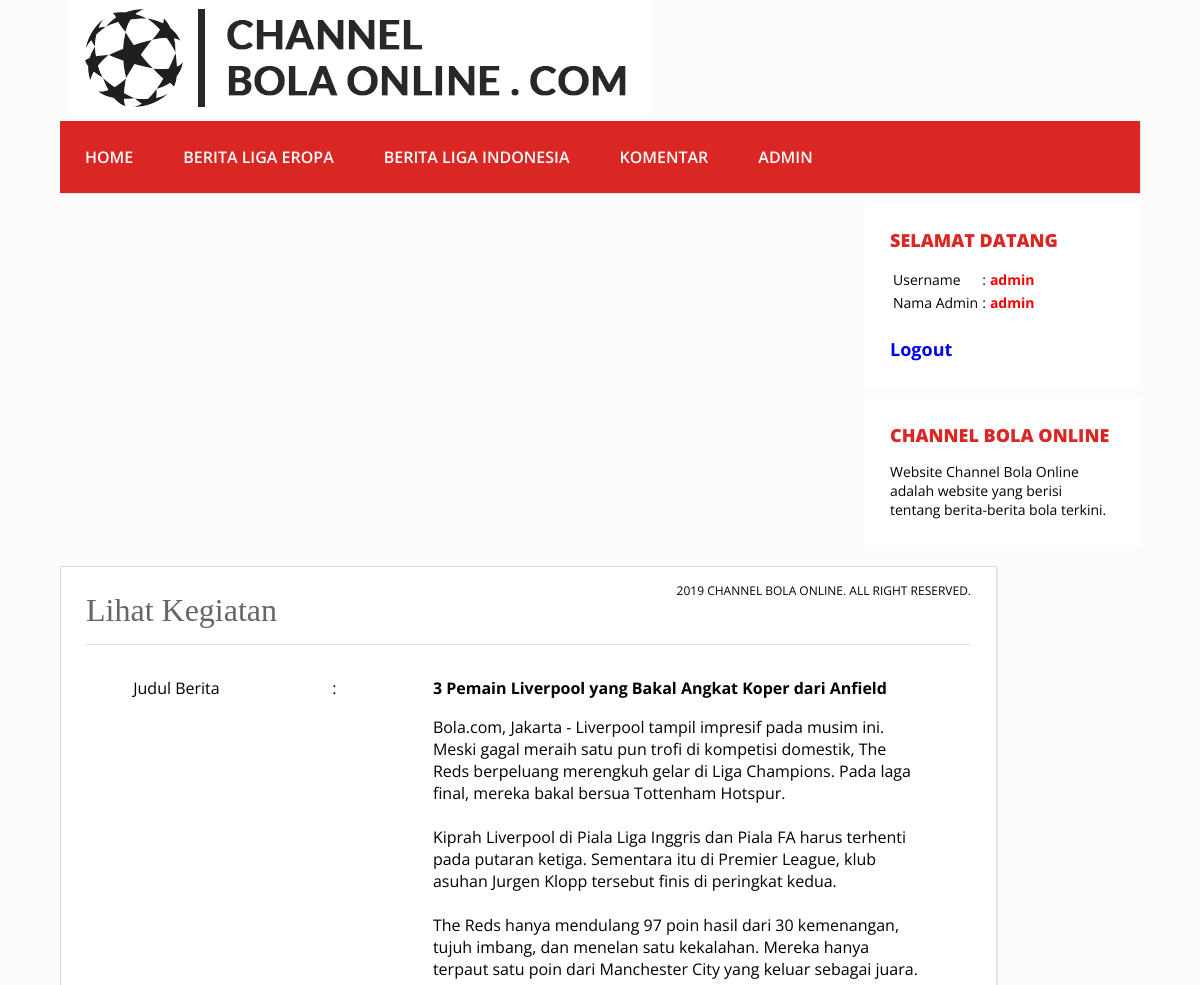
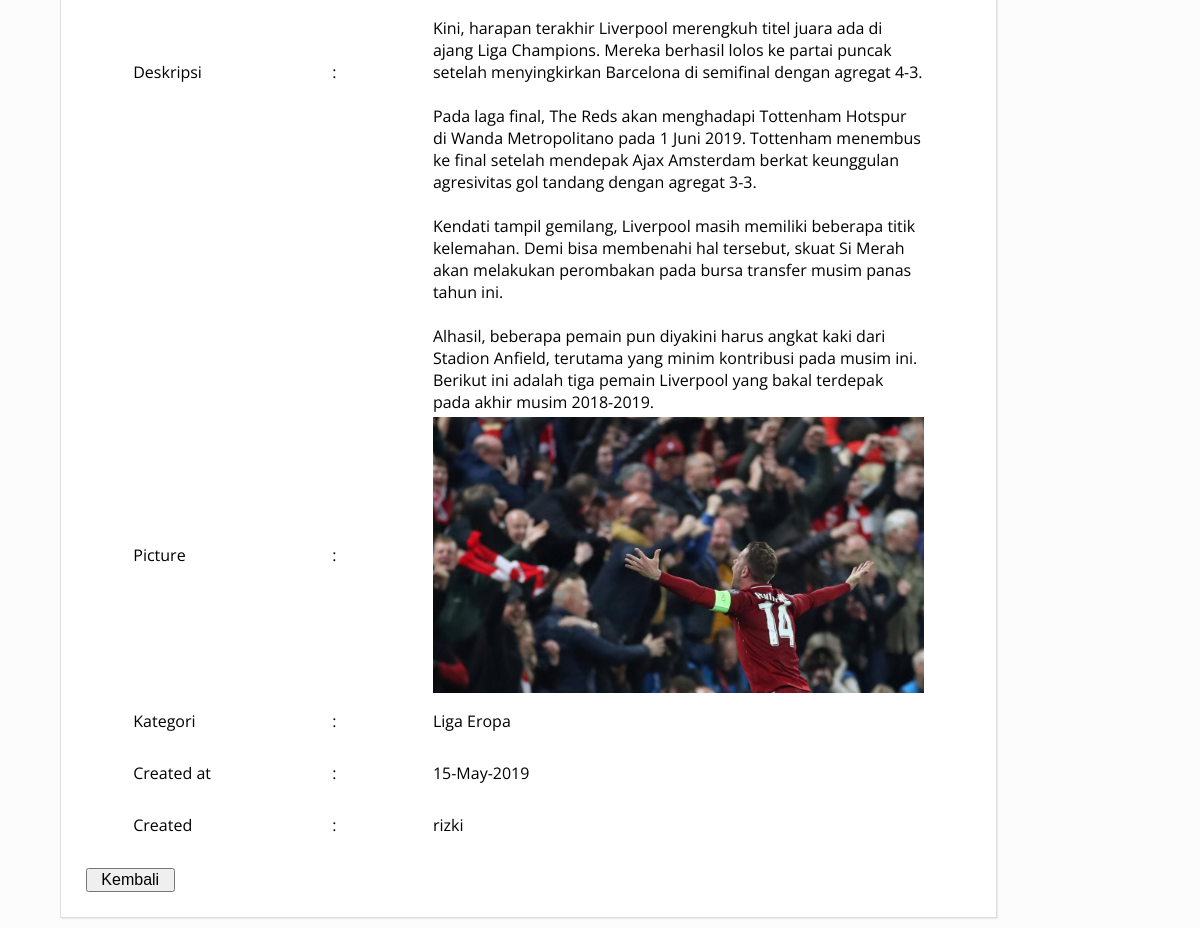
The page /admin/berita/lihat.php?id=1 (signed in) on the database its author committed (2 pictures, top to bottom).
### tables this page shows
CREATE TABLE IF NOT EXISTS `berita` (
  `id_berita` int(10) NOT NULL AUTO_INCREMENT,
  `judul` char(255) NOT NULL,
  `deskripsi` text NOT NULL,
  `picture` varchar(500) NOT NULL,
  `waktu` date NOT NULL,
  `kategori` varchar(20) NOT NULL,
  `nama_admin` char(30) NOT NULL,
  PRIMARY KEY (`id_berita`)
);

### admin/berita/lihat.php (the view, shortened to what this page needs)
<?php
if(isset($_GET['id'])){
    $id = $_GET['id'];
    $sql = "SELECT * FROM `berita` WHERE id_berita = '$id'";
    $query = mysql_query($sql);
    if(mysql_num_rows($query) > 0){
        while ($row = mysql_fetch_array($query)) {
            $judul = $row['judul'];
            $deskripsi = $row['deskripsi'];
            $waktu = $row['waktu'];
            $picture = $row['picture'];
            $kategori = $row['kategori'];
            $nama_admin = $row['nama_admin'];
        }
    }else{
        echo "Not Found";
        die();
    }
}else{
    die();
}
?>
<html>
<head>
  <link rel="stylesheet" type="text/css" href="../css/custom.css">
</head>
<body>
  <header>
    <img src="../img/banner.png">
  </header>
  <div class="wrap">
    <nav class="menu">
      <ul>
        <li><a href="../index.php">Home</a></li>
        <li><a href="berita.php">Berita Liga Eropa</a></li>
        <li><a href="berita2.php">Berita Liga Indonesia</a></li>
        <li><a href="../komentar/komentar.php">Komentar</a></li>
        <li><a href="../admin/admin.php">Admin</a></li>
      </ul>
    </nav>
    <aside class="sidebar">
      <div class="widget">
        <h2>Selamat Datang</h2>
        <table style="font-size: 14;">
        <?php $sql = mysql_query("select * from admin where username='".$_SESSION['username']."'");
        while($row=mysql_fetch_array($sql)):
        ?>
        <tr>
          <td>Username</td>
          <td>:</td>
          <td style="color: red;"><b><?php echo $row['username']; ?></b></td>
        </tr>
        <tr>
          <td>Nama Admin</td>
          <td>:</td>
          <td style="color: red;"><b><?php echo $row['nama_admin']; ?></b></td>
        </tr>
      <?php endwhile; ?>
      </table>
      <br><b><a href="../logout.php">Logout</a></b>
      </div>
      <div class="widget" style="font-size: 12;">
        <h2>CHANNEL BOLA ONLINE  </h2>
        <p>Website Channel Bola Online adalah website yang berisi tentang berita-berita bola terkini.<br></p>
      </div>
    </aside>
    <div class="blog">
      <div class="conteudo">
        <div class="post-info">
          2019 Channel Bola Online. All Right Reserved.
        </div>
        <h1>Lihat Kegiatan</h1>
        <hr>
        <p>
            <form id="form1" name="form1" method="post">
            <table width="90%" align="center">
              <tr>
                <td width="20%" height="50">Judul Berita</td>
                <td width="10%">:</td>
                <td width="50%"><b><?php echo $judul;?></b></td>
              </tr>
              <tr>
                <td height="50">Deskripsi</td>
                <td >:</td>
                <td ><?php echo $deskripsi;?>
                </td>
              </tr>
              <tr>
                <td height="50">Picture</td>
                <td >:</td>
                <td ><img src="../img/berita/<?php echo $picture;?>" width=100%></td>
              </tr>
              <tr>
                <td height="50">Kategori</td>
                <td >:</td>
                <td ><?php echo $kategori;?>
                </td>
              </tr>
              <tr>
                <td height="50">Created at</td>
                <td >:</td>
                <?php echo "<td>".date('d-M-Y',strtotime($waktu))."</td>"; ?>
              </tr>
              <tr>
                <td height="50">Created</td>
                <td >:</td>
                <td ><?php echo $nama_admin;?></td>
              </tr>
            </table>
            </form>
        </p>
        <a href="berita.php" style="text-decoration: none;"><button style="width: 10%; font-size: 16px;">Kembali</button></a>
      </div>
    </div>
  </div>
</body>
</html>

### admin/css/custom.css (style rules this page uses)
body { background: #fcfcfc; margin:0; font-family: 'Open Sans', sans-serif; }
hr { border:0; background:#dedede; height:1px; }
header { text-align: left; padding-left: 70px; }
.wrap { width: 90%; margin:5px auto; }
nav.menu ul { overflow:hidden; color:#fcfcfc; list-style: none; float:left; padding:0; width: 100%; margin:0 0 0; background: #da2724; -webkit-box-shadow: 1px 1px 1px 0px rgba(204,204,204,0.55); -moz-box-shadow: 1px 1px 1px 0px rgba(204,204,204,0.55); box-shadow: 1px 1px 1px 0px rgba(204,204,204,0.55); }
nav.menu ul li { margin:0; float:left; }
nav.menu ul a { padding:25px; display:block; font-weight:600; font-size: 16px; color:#fff; text-transform: uppercase; transition: all 0.5s ease; text-decoration: none; }
.sidebar { float:right; width:275px; }
.sidebar .widget { padding:25px; margin:10px 0 10px; background:#fff; border-bottom: 2px solid #fff; transition: all 0.5s ease; }
.sidebar .widget h2 { padding:0; margin:0 0 15px; color:#da2724; font-size: 18px; font-weight:800; text-transform: uppercase; }
.sidebar .widget a { font-size: 18px; text-decoration: none; }
.sidebar .widget p { font-size: 14px; }
.sidebar .widget p:last-child { margin:0; }
.blog { float:left; }
.conteudo { width:885px; padding:25px; margin:10px auto; background: #fff; border:1px solid #dedede; -webkit-box-shadow: 1px 1px 1px 0px rgba(204,204,204,0.35); -moz-box-shadow: 1px 1px 1px 0px rgba(204,204,204,0.35); box-shadow: 1px 1px 1px 0px rgba(204,204,204,0.35); }
.conteudo h1 { padding:0; margin:0 0 15px; font-weight: normal; color: #666; font-family: Georgia; }
.post-info { float: right; font-size: 12px; margin: -10px 0 15px; text-transform: uppercase; }

### rows shown on the page
berita: judul "3 Pemain Liverpool yang Bakal Angkat Koper dari Anfield", deskripsi "Bola.com, Jakarta - Liverpool tampil impresif pada musim ini. Meski gagal meraih satu pun trofi di kompetisi domestik, The Reds berpeluang merengkuh gelar di Liga Champions. Pada laga final, mereka bakal bersua Tottenham Hotspur. Kiprah Liverpool di Piala Liga Inggris dan Piala FA harus terhenti pada putaran ketiga. Sementara itu di Premier League, klub asuhan Jurgen Klopp tersebut finis di peringkat kedua. The Reds hanya mendulang 97 poin hasil dari 30 kemenangan, tujuh imbang, dan menelan satu kekalahan. Mereka hanya terpaut satu poin dari Manchester City yang keluar sebagai juara. Kini, harapan terakhir Liverpool merengkuh titel juara ada di ajang Liga Champions. Mereka berhasil lolos ke…", picture (picture), kategori "Liga Eropa", waktu "15-May-2019", nama_admin "rizki"

### other values the page prints
$row['username'] "admin"
$row['nama_admin'] "admin"
